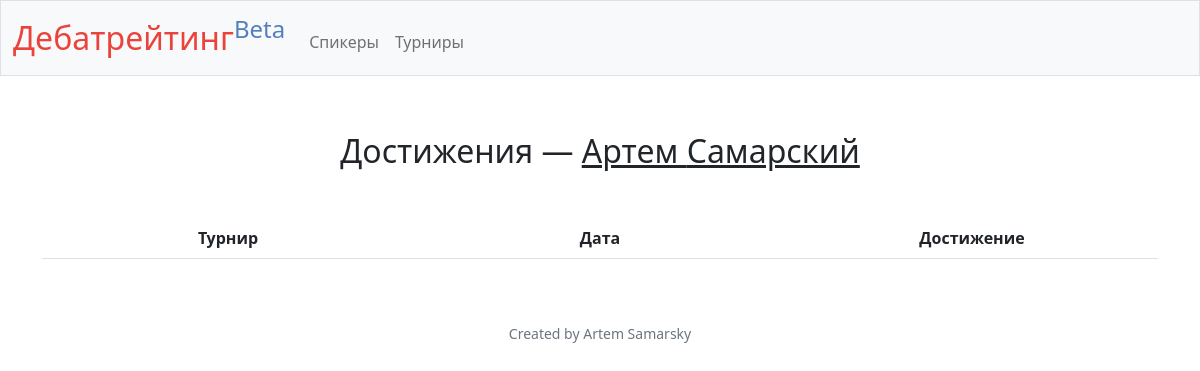
/achievements?id=1, run on an earlier commit of the app's database.
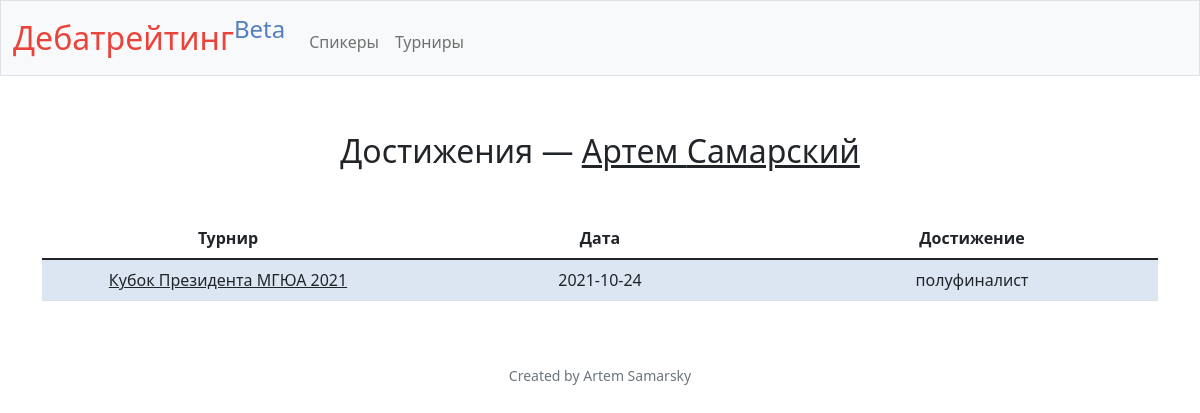
And on a later commit of the database.
### tables this page shows
CREATE TABLE achievements (
    id INTEGER PRIMARY KEY AUTOINCREMENT NOT NULL,
    tournament_id INTEGER NOT NULL,
    speaker_id INTEGER NOT NULL,
    type TEXT NOT NULL,
    name TEXT,
    break_category INTEGER,
    speaker_category INTEGER,
    debate_id INTEGER,
    FOREIGN KEY(tournament_id) REFERENCES tournaments(id),
    FOREIGN KEY(speaker_id) REFERENCES speakers(id),
    FOREIGN KEY(break_category) REFERENCES break_categories(id),
    FOREIGN KEY(speaker_category) REFERENCES speaker_categories(id),
    FOREIGN KEY(debate_id) REFERENCES debates(id)
);

CREATE TABLE tournaments (
    id INTEGER PRIMARY KEY AUTOINCREMENT NOT NULL,
    name TEXT NOT NULL,
    short_name TEXT NOT NULL,
    slug TEXT,
    domain TEXT,
    average_rating INTEGER,
    page TEXT,
    date TEXT NOT NULL,
    type TEXT NOT NULL
);

### app.py (the view)
@app.route("/achievements", methods=["GET", "POST"])
def achievement_list():
    if not request.args.get("id"):
            return apology("must provide speaker id", 400)
    id = request.args.get("id")
    speaker = db.execute(f"SELECT * FROM speakers WHERE id = {id}")[0]
    achievements = db.execute(f"SELECT a.*, bc.name AS break_category_name, t.name AS tournament_name, t.date AS date FROM achievements a LEFT JOIN break_categories bc ON a.break_category = bc.id LEFT JOIN tournaments t ON a.tournament_id = t.id WHERE speaker_id = {id} ORDER BY id DESC")
    return render_template("speaker/achievements.html", achievements=achievements, speaker=speaker)

### app.py (called while the page is built)
@app.after_request
def after_request(response):
    response.headers["Cache-Control"] = "no-cache, no-store, must-revalidate"
    response.headers["Expires"] = 0
    response.headers["Pragma"] = "no-cache"
    return response

### templates/speaker/achievements.html (shortened to what this page needs)
{% extends "layout.html" %}
{% block main %}
    <h2 class="mb-5 mt-2">Достижения — <a href="/speaker?id={{ speaker["id"] }}">{{ speaker["first_name"] }} {{ speaker["last_name"] }}</a></h2>
    <div class="container">
        <div class="col">
            <table id="achievements" class="table table-striped" style="width:100%">
                <thead>
                    <tr>
                        <th style="width: 30%">Турнир</th>
                        <th style="width: 30%">Дата</th>
                        <th style="width: 30%">Достижение</th>
                    </tr>
                </thead>
                <tbody>
                    {% for achievement in achievements %}
                        <tr>
                            <td>
                                <a href="/tournament?id={{ achievement["tournament_id"] }}">{{ achievement["tournament_name"] }}</a>
                            </td>
                            <td>
                                {{ achievement["date"] }}
                            </td>
                            <td>
                                {{ achievement["name"] }}
                            </td>
                        </tr>
                    {% endfor %}
                </tbody>
            </table>
        </div>
    </div>
{% endblock %}

What changed in the data, as far as the page shows it:
added achievements: tournament_name "Кубок Президента МГЮА 2021", date "2021-10-24", name "полуфиналист"
